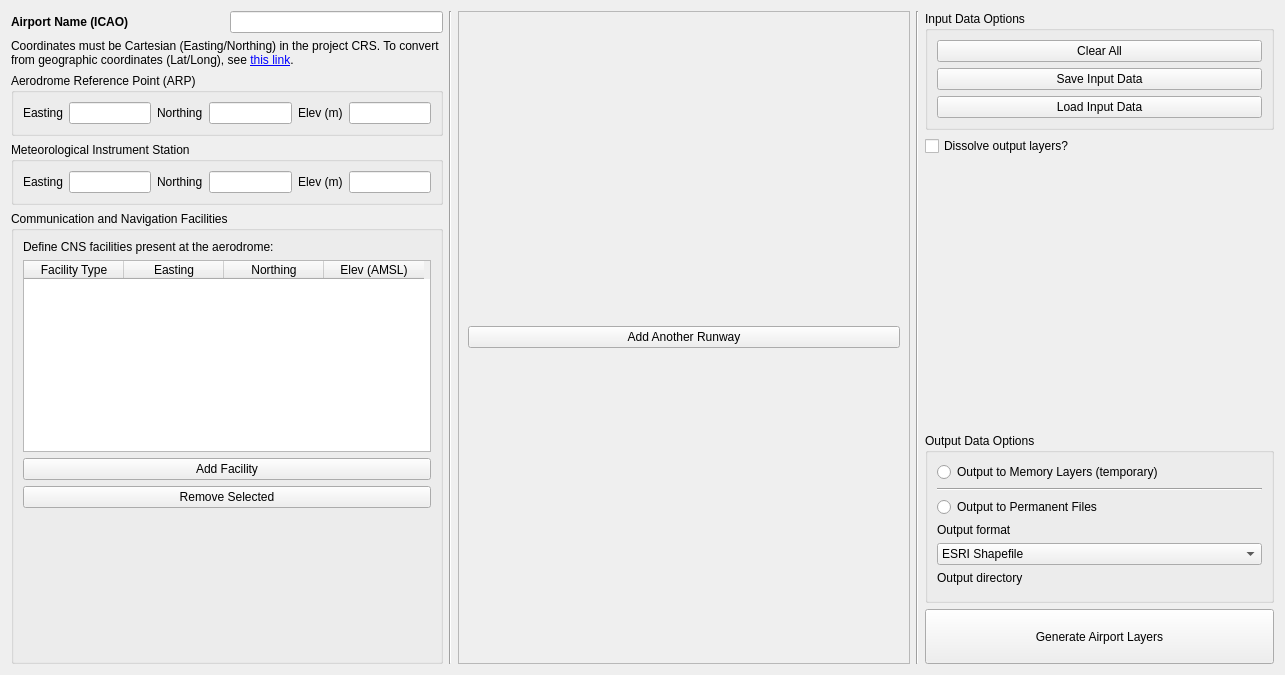
<?xml version="1.0" encoding="UTF-8"?>
<ui version="4.0">
 <class>Form</class>
 <widget class="QWidget" name="Form">
  <property name="geometry">
   <rect>
    <x>0</x>
    <y>0</y>
    <width>1285</width>
    <height>675</height>
   </rect>
  </property>
  <property name="sizePolicy">
   <sizepolicy hsizetype="Expanding" vsizetype="Fixed">
    <horstretch>0</horstretch>
    <verstretch>0</verstretch>
   </sizepolicy>
  </property>
  <property name="cursor">
   <cursorShape>ArrowCursor</cursorShape>
  </property>
  <property name="windowTitle">
   <string>AeroSense - Airport Safeguarding Analysis Tool</string>
  </property>
  <layout class="QVBoxLayout" name="verticalLayout">
   <item>
    <layout class="QHBoxLayout" name="horizontalLayout" stretch="1,0,1,0,1">
     <item>
      <layout class="QVBoxLayout" name="verticalLayout_main_area">
       <item>
        <layout class="QHBoxLayout" name="horizontalLayout_3" stretch="1,1">
         <item>
          <widget class="QLabel" name="label_airport_name">
           <property name="font">
            <font>
             <weight>75</weight>
             <bold>true</bold>
            </font>
           </property>
           <property name="text">
            <string>Airport Name (ICAO)</string>
           </property>
          </widget>
         </item>
         <item>
          <widget class="QLineEdit" name="lineEdit_airport_name"/>
         </item>
        </layout>
       </item>
       <item>
        <widget class="QLabel" name="coord_info">
         <property name="text">
          <string>Coordinates must be Cartesian (Easting/Northing) in the project CRS. To convert from geographic coordinates (Lat/Long), see &lt;a href=&quot;https://geodesyapps.ga.gov.au/geographic-to-grid&quot;&gt;this link&lt;/a&gt;.</string>
         </property>
         <property name="wordWrap">
          <bool>true</bool>
         </property>
        </widget>
       </item>
       <item>
        <layout class="QHBoxLayout" name="horizontalLayout_arp">
         <item>
          <widget class="QGroupBox" name="groupBox_ARP">
           <property name="title">
            <string>Aerodrome Reference Point (ARP)</string>
           </property>
           <layout class="QVBoxLayout" name="verticalLayout_3">
            <item>
             <layout class="QHBoxLayout" name="ARP_easting_Layout">
              <item>
               <widget class="QLabel" name="label_easting_ARP">
                <property name="text">
                 <string>Easting</string>
                </property>
               </widget>
              </item>
              <item>
               <widget class="QLineEdit" name="lineEdit_arp_easting"/>
              </item>
              <item>
               <widget class="QLabel" name="label_northing_ARP">
                <property name="text">
                 <string>Northing</string>
                </property>
               </widget>
              </item>
              <item>
               <widget class="QLineEdit" name="lineEdit_arp_northing"/>
              </item>
              <item>
               <widget class="QLabel" name="label_elevatio_ARP">
                <property name="text">
                 <string>Elev (m)</string>
                </property>
               </widget>
              </item>
              <item>
               <widget class="QLineEdit" name="lineEdit_arp_elevation"/>
              </item>
             </layout>
            </item>
           </layout>
          </widget>
         </item>
        </layout>
       </item>
       <item>
        <widget class="QGroupBox" name="groupBox_MET">
         <property name="title">
          <string>Meteorological Instrument Station</string>
         </property>
         <layout class="QVBoxLayout" name="verticalLayout_7">
          <item>
           <layout class="QHBoxLayout" name="ARP_easting_Layout_2">
            <item>
             <widget class="QLabel" name="label_easting_MET">
              <property name="text">
               <string>Easting</string>
              </property>
             </widget>
            </item>
            <item>
             <widget class="QLineEdit" name="lineEdit_met_easting"/>
            </item>
            <item>
             <widget class="QLabel" name="label_northing_MET">
              <property name="text">
               <string>Northing</string>
              </property>
             </widget>
            </item>
            <item>
             <widget class="QLineEdit" name="lineEdit_met_northing"/>
            </item>
            <item>
             <widget class="QLabel" name="label_elevation_MET">
              <property name="text">
               <string>Elev (m)</string>
              </property>
             </widget>
            </item>
            <item>
             <widget class="QLineEdit" name="lineEdit_met_elevation"/>
            </item>
           </layout>
          </item>
         </layout>
        </widget>
       </item>
       <item>
        <widget class="QGroupBox" name="groupBox_CNS">
         <property name="sizePolicy">
          <sizepolicy hsizetype="Minimum" vsizetype="Preferred">
           <horstretch>0</horstretch>
           <verstretch>0</verstretch>
          </sizepolicy>
         </property>
         <property name="minimumSize">
          <size>
           <width>432</width>
           <height>0</height>
          </size>
         </property>
         <property name="title">
          <string>Communication and Navigation Facilities</string>
         </property>
         <layout class="QVBoxLayout" name="verticalLayout_6">
          <item>
           <widget class="QLabel" name="label_CNS_description">
            <property name="text">
             <string>Define CNS facilities present at the aerodrome:</string>
            </property>
           </widget>
          </item>
          <item>
           <widget class="QTableWidget" name="table_cns_facility">
            <property name="alternatingRowColors">
             <bool>true</bool>
            </property>
            <property name="selectionBehavior">
             <enum>QAbstractItemView::SelectRows</enum>
            </property>
            <property name="columnCount">
             <number>4</number>
            </property>
            <attribute name="verticalHeaderVisible">
             <bool>false</bool>
            </attribute>
            <column>
             <property name="text">
              <string>Facility Type</string>
             </property>
            </column>
            <column>
             <property name="text">
              <string>Easting</string>
             </property>
            </column>
            <column>
             <property name="text">
              <string>Northing</string>
             </property>
            </column>
            <column>
             <property name="text">
              <string>Elev (AMSL)</string>
             </property>
            </column>
           </widget>
          </item>
          <item>
           <widget class="QPushButton" name="pushButton_add_CNS">
            <property name="text">
             <string>Add Facility</string>
            </property>
           </widget>
          </item>
          <item>
           <widget class="QPushButton" name="pushButton_remove_CNS">
            <property name="text">
             <string>Remove Selected</string>
            </property>
           </widget>
          </item>
          <item>
           <spacer name="verticalSpacer_2">
            <property name="orientation">
             <enum>Qt::Vertical</enum>
            </property>
            <property name="sizeHint" stdset="0">
             <size>
              <width>20</width>
              <height>40</height>
             </size>
            </property>
           </spacer>
          </item>
         </layout>
        </widget>
       </item>
      </layout>
     </item>
     <item>
      <widget class="Line" name="line">
       <property name="orientation">
        <enum>Qt::Vertical</enum>
       </property>
      </widget>
     </item>
     <item>
      <layout class="QVBoxLayout" name="verticalLayout_mid_section">
       <item>
        <widget class="QScrollArea" name="scrollArea_runways">
         <property name="sizePolicy">
          <sizepolicy hsizetype="MinimumExpanding" vsizetype="Expanding">
           <horstretch>0</horstretch>
           <verstretch>0</verstretch>
          </sizepolicy>
         </property>
         <property name="widgetResizable">
          <bool>true</bool>
         </property>
         <widget class="QWidget" name="scrollAreaWidgetContents">
          <property name="geometry">
           <rect>
            <x>0</x>
            <y>0</y>
            <width>444</width>
            <height>645</height>
           </rect>
          </property>
          <layout class="QVBoxLayout" name="verticalLayout_2">
           <item>
            <widget class="QPushButton" name="pushButton_add_runway">
             <property name="enabled">
              <bool>true</bool>
             </property>
             <property name="minimumSize">
              <size>
               <width>432</width>
               <height>0</height>
              </size>
             </property>
             <property name="text">
              <string>Add Another Runway</string>
             </property>
            </widget>
           </item>
          </layout>
         </widget>
        </widget>
       </item>
      </layout>
     </item>
     <item>
      <widget class="Line" name="line_2">
       <property name="orientation">
        <enum>Qt::Vertical</enum>
       </property>
      </widget>
     </item>
     <item>
      <layout class="QVBoxLayout" name="verticalLayout_side_section">
       <item>
        <widget class="QGroupBox" name="groupBox_inputOptions">
         <property name="title">
          <string>Input Data Options</string>
         </property>
         <layout class="QVBoxLayout" name="verticalLayout_4">
          <item>
           <widget class="QPushButton" name="pushButton_clear_all">
            <property name="text">
             <string>Clear All</string>
            </property>
           </widget>
          </item>
          <item>
           <widget class="QPushButton" name="pushButton_save_data">
            <property name="text">
             <string>Save Input Data</string>
            </property>
           </widget>
          </item>
          <item>
           <widget class="QPushButton" name="pushButton_load_data">
            <property name="text">
             <string>Load Input Data</string>
            </property>
           </widget>
          </item>
         </layout>
        </widget>
       </item>
       <item>
        <widget class="QCheckBox" name="checkBox_dissolveLayers">
         <property name="text">
          <string>Dissolve output layers?</string>
         </property>
        </widget>
       </item>
       <item>
        <spacer name="verticalSpacer">
         <property name="orientation">
          <enum>Qt::Vertical</enum>
         </property>
         <property name="sizeHint" stdset="0">
          <size>
           <width>20</width>
           <height>40</height>
          </size>
         </property>
        </spacer>
       </item>
       <item>
        <widget class="QGroupBox" name="groupBox_outputOptions">
         <property name="title">
          <string>Output Data Options</string>
         </property>
         <layout class="QVBoxLayout" name="verticalLayout_5">
          <item>
           <widget class="QRadioButton" name="radioMemoryOutput">
            <property name="text">
             <string>Output to Memory Layers (temporary)</string>
            </property>
            <property name="checkable">
             <bool>true</bool>
            </property>
            <property name="checked">
             <bool>false</bool>
            </property>
            <property name="autoRepeat">
             <bool>false</bool>
            </property>
           </widget>
          </item>
          <item>
           <widget class="Line" name="line_3">
            <property name="orientation">
             <enum>Qt::Horizontal</enum>
            </property>
           </widget>
          </item>
          <item>
           <widget class="QRadioButton" name="radioFileOutput">
            <property name="text">
             <string>Output to Permanent Files</string>
            </property>
           </widget>
          </item>
          <item>
           <widget class="QLabel" name="label_outputFormat">
            <property name="text">
             <string>Output format</string>
            </property>
           </widget>
          </item>
          <item>
           <widget class="QComboBox" name="comboOutputFormat">
            <item>
             <property name="text">
              <string>ESRI Shapefile</string>
             </property>
            </item>
           </widget>
          </item>
          <item>
           <widget class="QLabel" name="label_outputPath">
            <property name="text">
             <string>Output directory</string>
            </property>
           </widget>
          </item>
          <item>
           <widget class="QgsFileWidget" name="fileWidgetOutputPath">
            <property name="storageMode">
             <enum>QgsFileWidget::GetDirectory</enum>
            </property>
           </widget>
          </item>
         </layout>
        </widget>
       </item>
       <item>
        <widget class="QPushButton" name="pushButton_Generate">
         <property name="minimumSize">
          <size>
           <width>324</width>
           <height>55</height>
          </size>
         </property>
         <property name="text">
          <string>Generate Airport Layers</string>
         </property>
        </widget>
       </item>
      </layout>
     </item>
    </layout>
   </item>
  </layout>
 </widget>
 <customwidgets>
  <customwidget>
   <class>QgsFileWidget</class>
   <extends>QWidget</extends>
   <header>qgsfilewidget.h</header>
  </customwidget>
 </customwidgets>
 <tabstops>
  <tabstop>lineEdit_airport_name</tabstop>
 </tabstops>
 <resources/>
 <connections/>
</ui>
